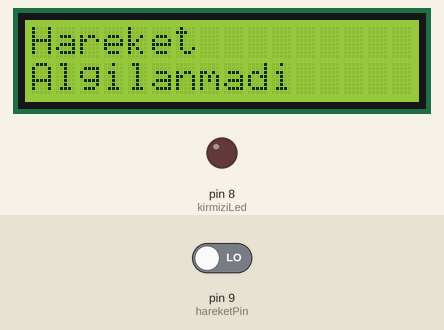
Recording of a sketch running on a simulated Arduino Uno, built with avr-gcc and run on an emulated ATmega328P. Shown: 16×2 character LCD, output pins drawn as LEDs (lit = HIGH). Inputs (shaded band) come from the test bench; at power-on: pin 9 (hareketPin) LOW.

Above: at 1.2 s.
1.3 s: pin 9 (hareketPin) driven HIGH
At 2.9 s:
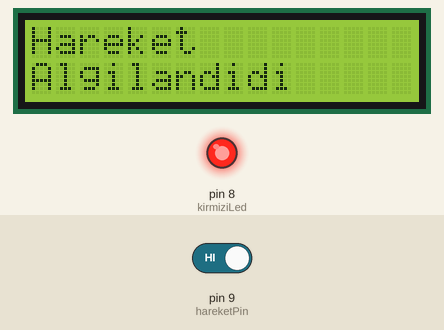
3.5 s: pin 9 (hareketPin) driven LOW
At 4.8 s:
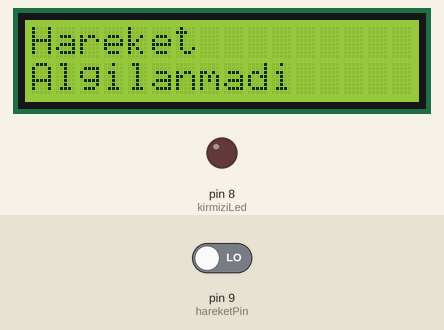
Timing chart, 0 to 6.5 s (numbered marks = the images above; inputs shaded):
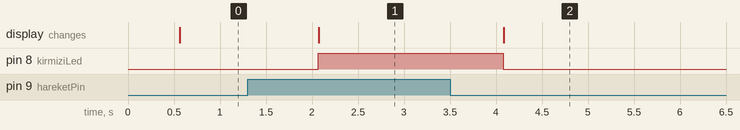

Measured:
- after the input at 1.3 s, pin 8 (kirmiziLed): LOW → HIGH after 0.77 s; the display: changes after 0.77 s (image 1)
- after the input at 3.5 s, pin 8 (kirmiziLed): HIGH → LOW after 0.58 s; the display: changes after 0.58 s (image 2)

The sketch:

hareketsensor.ino
```cpp
#include <LiquidCrystal.h>

LiquidCrystal lcd {2,3,4,5,6,7};

int hareket=0; //Değişken tanımı
int hareketPin=9; //Hareket sensörü
int kirmiziLed=8;

void setup()
{

  lcd.begin(16,2);
  pinMode(hareketPin, INPUT);
  pinMode(kirmiziLed, OUTPUT);

}

void loop()
{
  hareket=digitalRead(hareketPin);
  delay(500);

  if(hareket==1){
    digitalWrite(kirmiziLed, HIGH);
    lcd.setCursor(0,0); //1. satır
    lcd.print("Hareket");
    lcd.setCursor(0,1); //2. satır
    lcd.print("Algilandi");
  }

  else{
    digitalWrite(kirmiziLed, LOW);
    lcd.setCursor(0,0);
    lcd.print("Hareket");
    lcd.setCursor(0,1);
    lcd.print("Algilanmadi");

  }

}
```
